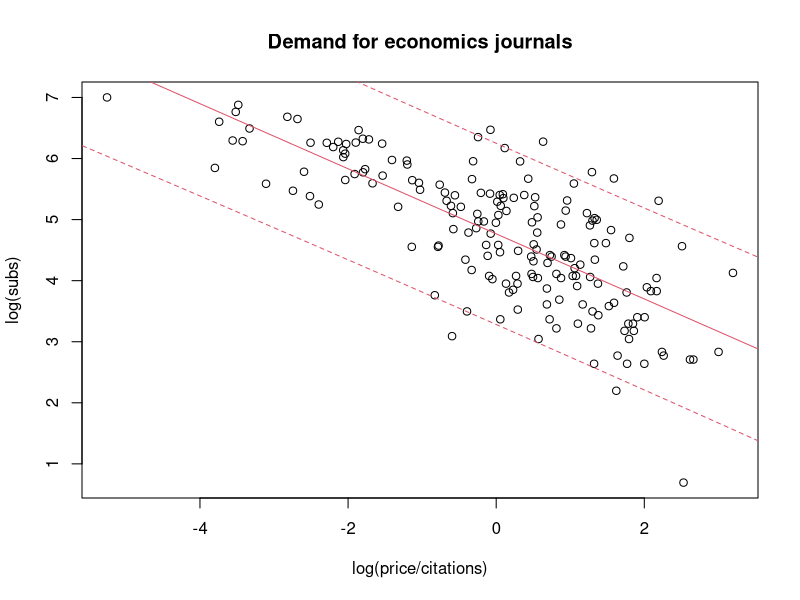
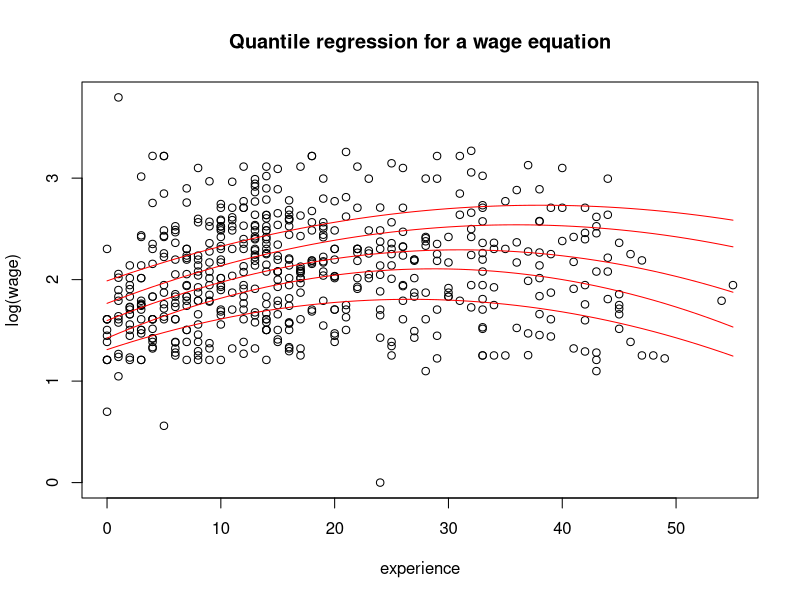
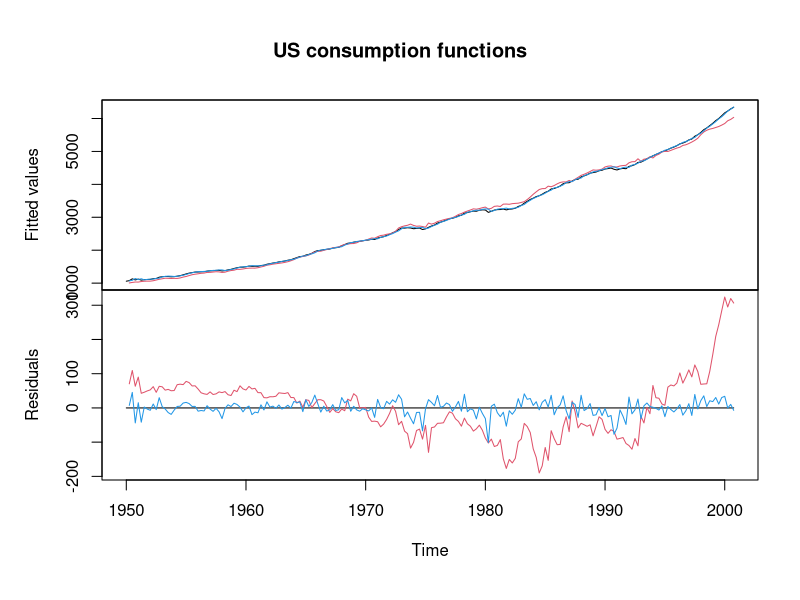
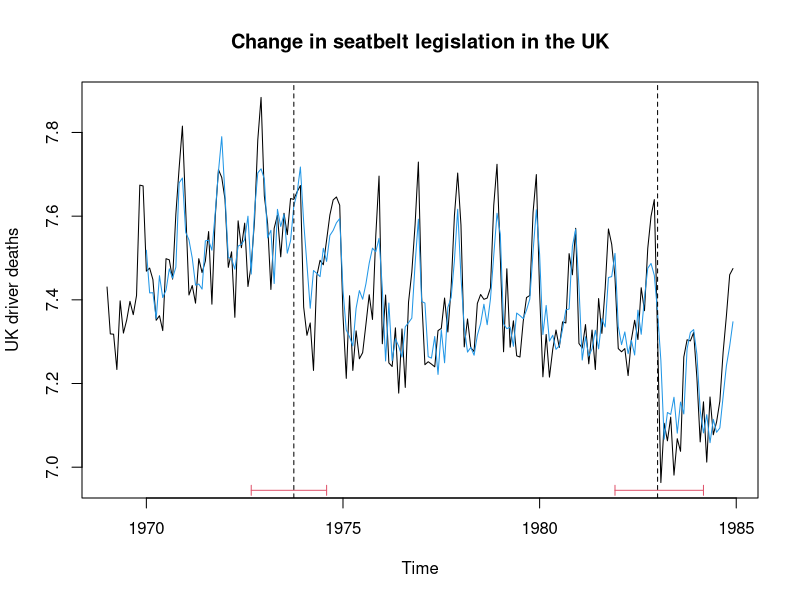
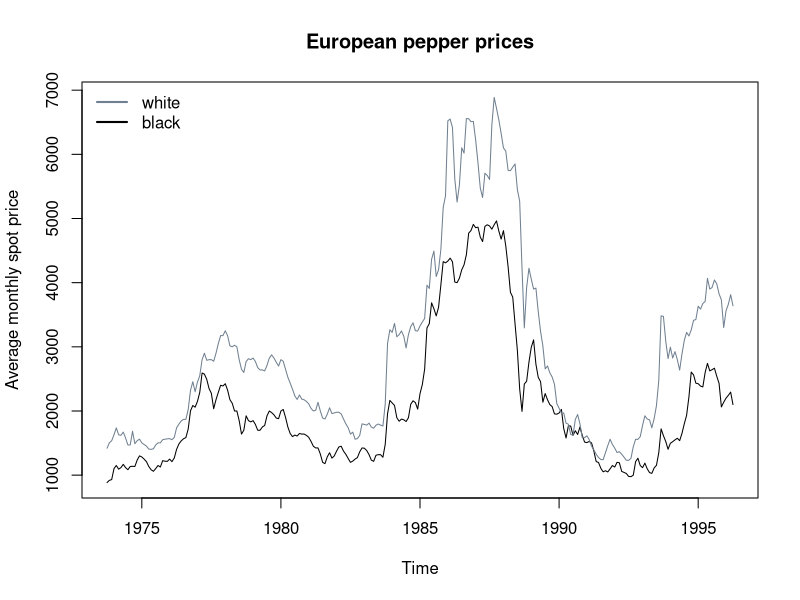
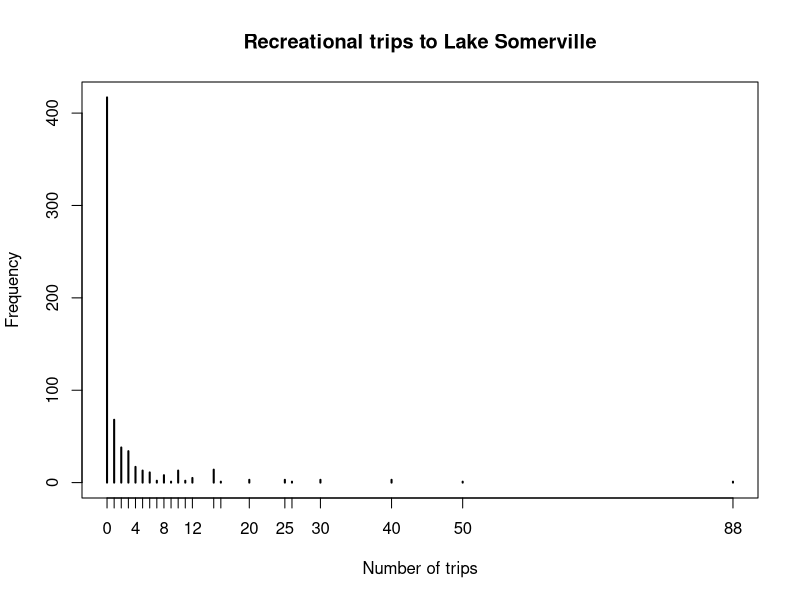

Recreate these plots in R, in order.
## Econometrics Introduction 


library(AER)
set.seed(1071)

###################################################
### code chunk number 2: Linear Regression
###################################################

data("Journals", package = "AER")
plot(log(subs) ~ log(price/citations), data = Journals,
     main = "Demand for economics journals")
journals <- Journals[, c("subs", "price")]
journals$citeprice <- Journals$price/Journals$citations
jour_lm <- lm(log(subs) ~ log(citeprice), data = journals)
lciteprice <- seq(from = -6, to = 4, by = 0.25)
jour_pred <- predict(jour_lm, interval = "prediction",
                     newdata = data.frame(citeprice = exp(lciteprice)))

lines(jour_pred[, 1] ~ lciteprice, col = 2)    
lines(jour_pred[, 2] ~ lciteprice, col = 2, lty = 2)
lines(jour_pred[, 3] ~ lciteprice, col = 2, lty = 2)


###################################################
### code chunk number 3: quantreg (Quantile Regression)
###################################################
data("CPS1985", package = "AER")
install.packages("quantreg")
cps <- CPS1985
library("quantreg")
cps_lm <- lm(log(wage) ~ experience + I(experience^2) +
               education, data = cps)
cps_rq <- rq(log(wage) ~ experience + I(experience^2) +
               education, data = cps, tau = seq(0.2, 0.8, by = 0.15))
cps2 <- data.frame(education = mean(cps$education),
                   experience = min(cps$experience):max(cps$experience))
cps2 <- cbind(cps2, predict(cps_lm, newdata = cps2,
                            interval = "prediction"))
cps2 <- cbind(cps2,
              predict(cps_rq, newdata = cps2, type = ""))  
plot(log(wage) ~ experience, data = cps,
     main = "Quantile regression for a wage equation")
for(i in 6:10) lines(cps2[,i] ~ experience,
                     data = cps2, col = "red")


#########################################################
### code chunk number 4: dynlm (Time series regression)
#########################################################
data("USMacroG", package = "AER")
install.packages("dynlm")
library("dynlm")
cons_lm1 <- dynlm(consumption ~ dpi + L(dpi), data = USMacroG)
cons_lm2 <- dynlm(consumption ~ dpi + L(consumption), 
                  data = USMacroG)
plot(merge(as.zoo(USMacroG[,"consumption"]), fitted(cons_lm1),
           fitted(cons_lm2), 0, residuals(cons_lm1),
           residuals(cons_lm2)), screens = rep(1:2, c(3, 3)),
     col = rep(c(1, 2, 4), 2), ylab = c("Fitted values", "Residuals"),
     xlab = "Time", main = "US consumption functions")
legend(0.05, 0.95, c("Observed", "Distributed lag", "Autoregressive distributed lag"), 
       col = c(1, 2, 4), lty = 1, bty = "n")


###################################################################
### code chunk number 5: strucchange (Structural Change Analysis)
###################################################################
install.packages("strucchange")
library("strucchange")
data("UKDriverDeaths")
dd <- log(UKDriverDeaths)
dd_dat <- ts.intersect(dd, dd1 = lag(dd, k = -1),
                       dd12 = lag(dd, k = -12))
dd_bp <- breakpoints(dd ~ dd1 + dd12, data = dd_dat, h = 0.1)
plot(dd, ylab = "UK driver deaths", main = "Change in seatbelt legislation in the UK")
lines(fitted(dd_bp, breaks = 2), col = 4)
lines(confint(dd_bp, breaks = 2))


###################################################
### code chunk number 6: urca (Cointegration)
###################################################
data("PepperPrice", package = "AER")
plot(PepperPrice, plot.type = "single", col = c("black", "slategray"),
     ylab = "Average monthly spot price",
     main = "European pepper prices")
legend("topleft", c("white", "black"), bty = "n", 
       col = c("slategray", "black"), lty = rep(1,2), lwd = 2)


####################################################################
### code chunk number 7: countreg (Regression model for count data)
####################################################################
data("RecreationDemand", package = "AER")
plot(table(RecreationDemand$trips),
     main = "Recreational trips to Lake Somerville",
     xlab = "Number of trips", ylab = "Frequency")
